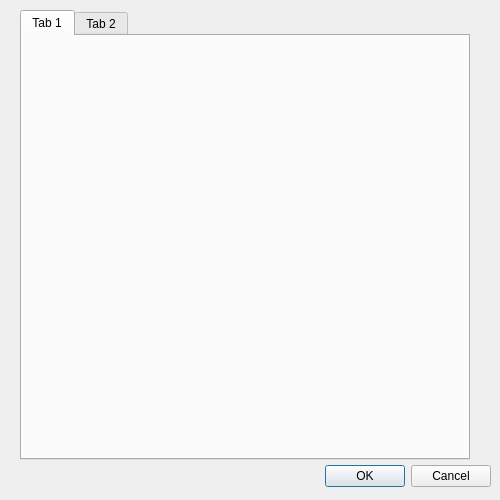
<?xml version="1.0" encoding="UTF-8"?>
<ui version="4.0">
 <class>SettingsTab</class>
 <widget class="QDialog" name="SettingsTab">
  <property name="geometry">
   <rect>
    <x>0</x>
    <y>0</y>
    <width>500</width>
    <height>500</height>
   </rect>
  </property>
  <property name="windowTitle">
   <string>Dialog</string>
  </property>
  <widget class="QDialogButtonBox" name="buttonBox">
   <property name="geometry">
    <rect>
     <x>110</x>
     <y>460</y>
     <width>381</width>
     <height>32</height>
    </rect>
   </property>
   <property name="orientation">
    <enum>Qt::Horizontal</enum>
   </property>
   <property name="standardButtons">
    <set>QDialogButtonBox::Cancel|QDialogButtonBox::Ok</set>
   </property>
  </widget>
  <widget class="QTabWidget" name="tabWidget">
   <property name="geometry">
    <rect>
     <x>20</x>
     <y>10</y>
     <width>450</width>
     <height>450</height>
    </rect>
   </property>
   <widget class="QWidget" name="tab">
    <attribute name="title">
     <string>Tab 1</string>
    </attribute>
   </widget>
   <widget class="QWidget" name="tab_2">
    <attribute name="title">
     <string>Tab 2</string>
    </attribute>
   </widget>
  </widget>
 </widget>
 <resources/>
 <connections>
  <connection>
   <sender>buttonBox</sender>
   <signal>accepted()</signal>
   <receiver>SettingsTab</receiver>
   <slot>accept()</slot>
   <hints>
    <hint type="sourcelabel">
     <x>248</x>
     <y>254</y>
    </hint>
    <hint type="destinationlabel">
     <x>157</x>
     <y>274</y>
    </hint>
   </hints>
  </connection>
  <connection>
   <sender>buttonBox</sender>
   <signal>rejected()</signal>
   <receiver>SettingsTab</receiver>
   <slot>reject()</slot>
   <hints>
    <hint type="sourcelabel">
     <x>316</x>
     <y>260</y>
    </hint>
    <hint type="destinationlabel">
     <x>286</x>
     <y>274</y>
    </hint>
   </hints>
  </connection>
 </connections>
</ui>
